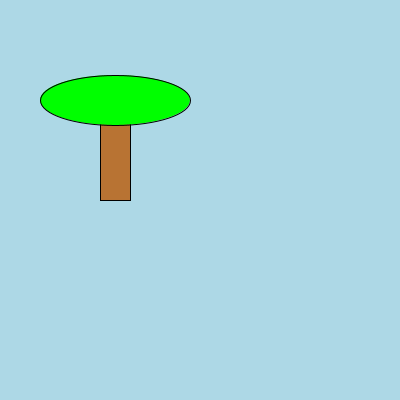
Frame 1 (no input)
Frame 60 (the mouse pressed at the canvas centre just before this capture): identical to frame 1, image omitted
Frame 120 (the mouse held since frame 60 and released just before this capture): identical to frame 1, image omitted

The Processing sketch that drew this single still picture (run headless with seeded random() and noise(); from frame 60 on, the mouse is pressed at the canvas centre):

// Processing sketch: h09_opdracht9_9
// ── h09_opdracht9_9.pde

void setup(){
  size(400,400);
  tekenBoom(100,100,30,100,115,100,150,50);
}

void draw(){
  
}

void tekenBoom(int a, int b, int c, int d, int e, int f, int g, int h){
  background(173,216,230);
  fill(184,115,51);
  rect(a,b,c,d);
  fill(0,255,0);
  ellipse(e,f,g,h);
  
  
}
